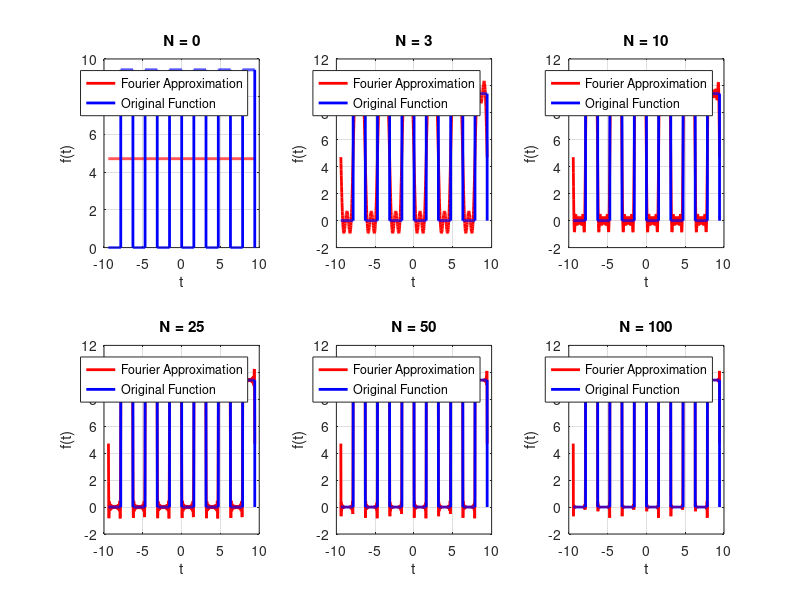

Write the MATLAB code that produced this figure.
clc; clear; close all;

% Define parameters
T = pi; % Period
omega0 = 2 * pi / T; % Fundamental frequency
t = linspace(-3*T, 3*T, 1000); % Time vector over 3 periods
N_values = [0, 3, 10, 25, 50, 100]; % Different values of N to visualize

% Define the original periodic function
f_t = mod(t + T/2, T) < T/2; % Logical condition for f(x)
f_t = 3*pi * f_t; % Assign values based on given function

% Create figure for subplots
figure;
for i = 1:length(N_values)
    N = N_values(i);
    F0 = 3*pi/2; % DC Component
    f_approx = F0 * ones(size(t)); % Initialize with DC component

    % Compute Fourier series summation
    for n = 1:2:N % Only odd terms contribute
        Fn = -3 / (1j * n);
        f_approx = f_approx + Fn * exp(1j * n * omega0 * t) + conj(Fn) * exp(-1j * n * omega0 * t);
    end

    % Plot the Fourier approximation and the original function
    subplot(2,3,i); % 2 rows, 3 columns
    plot(t, real(f_approx), 'r', 'LineWidth', 2); hold on;
    stairs(t, f_t, 'b', 'LineWidth', 2);
    xlabel('t'); ylabel('f(t)');
    title(['N = ', num2str(N)]);
    legend('Fourier Approximation', 'Original Function');
    grid on;
end

% % Add an empty subplot for better alignment
% subplot(2,3,6); axis off; title('Fourier Series Convergence');
